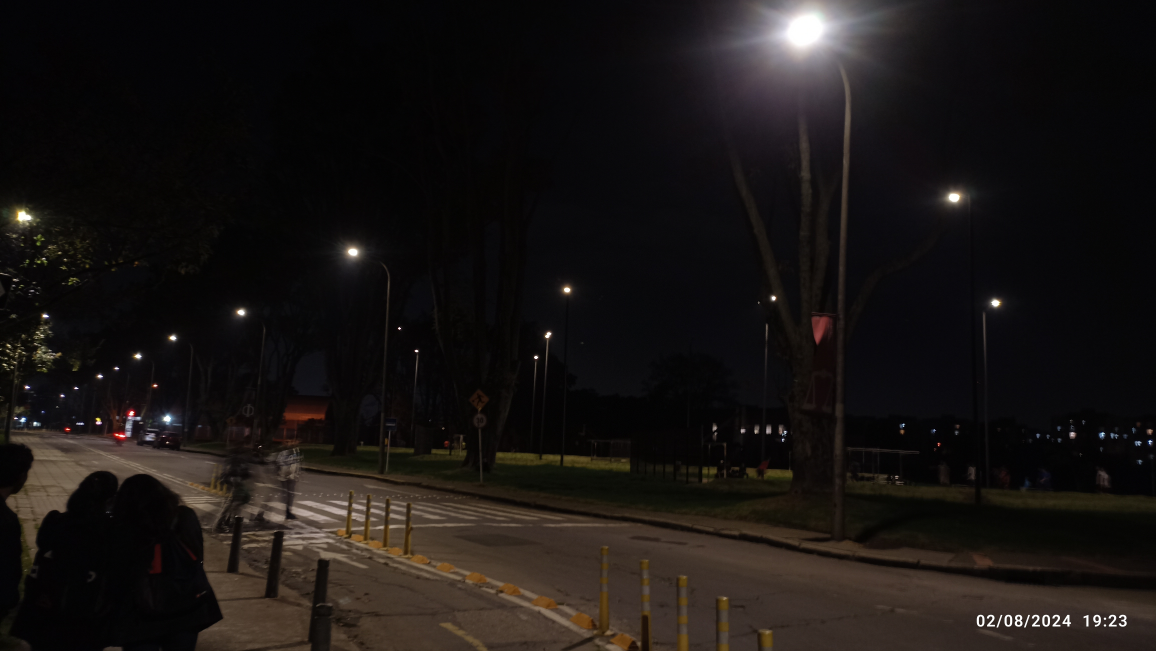
#> input picture Standar candles/DSC_1347.jpg, 4624 x 2604 px (shown at 1/4 size)
$ jupyter execute Image_converted.ipynb
#> lines starting #> are read from the running program, lines starting #| are printed output that depends on the picture
[cell 1]
import cv2 as cv
import numpy as np
import matplotlib.pyplot as plt

# Cargar las imágenes
img_1 = cv.imread("DSC_1347.jpg")
#> img_1 is the input picture: shape (2604, 4624, 3); mean B, G, R 19, 20.7, 24.6
img_2 = cv.imread("DSC_1347.png")
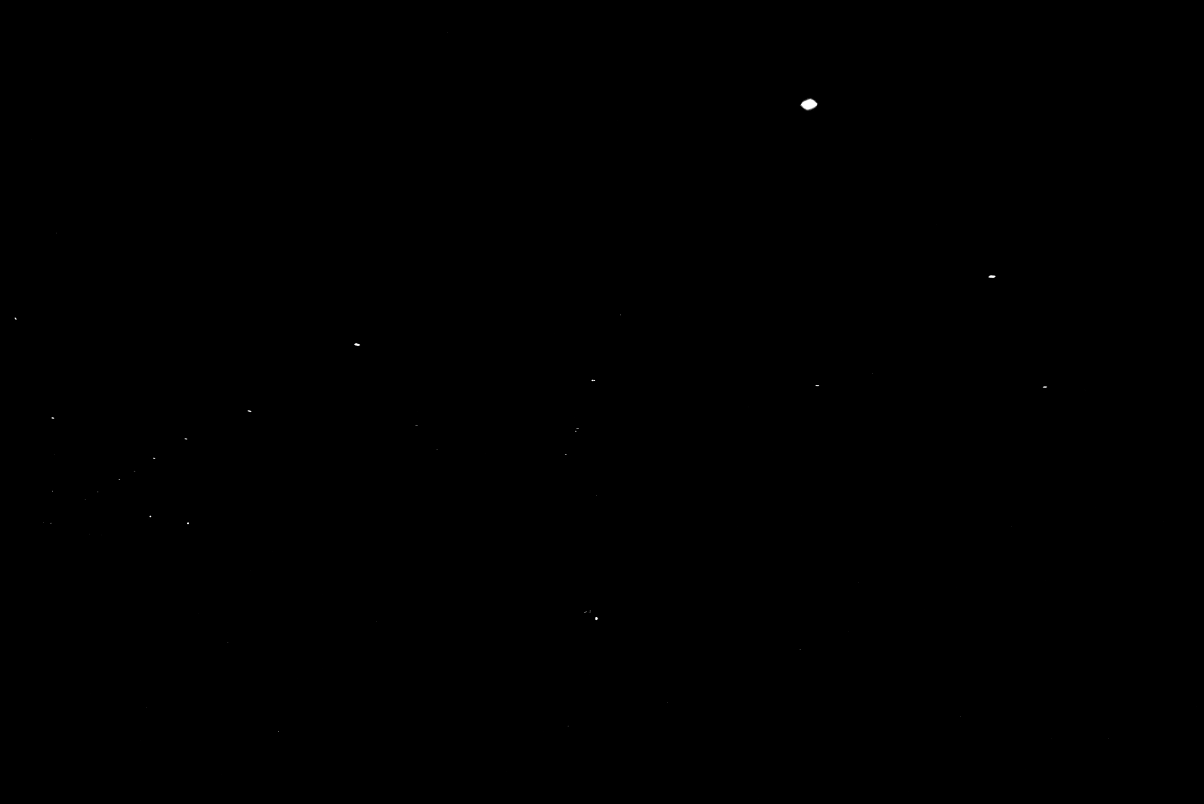
#> input picture Standar candles/DSC_1347.png, 6016 x 4016 px (shown at 1/5 size)
#> img_2 is the input picture: shape (4016, 6016, 3); min 0, max 254, mean 0.1

# Redimensionar las imágenes para que tengan el mismo tamaño
img_1_resized = cv.resize(img_1, (img_2.shape[1], img_2.shape[0]))
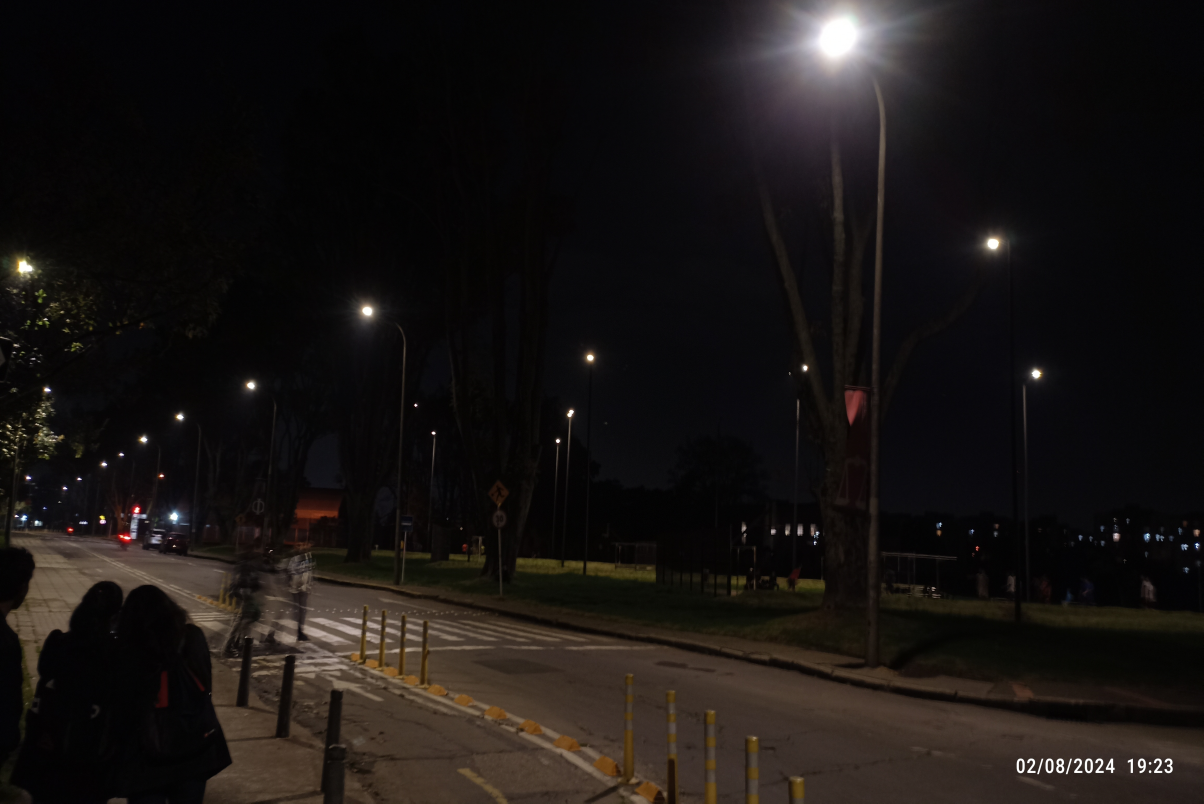
#> img_1_resized: shape (4016, 6016, 3) (shown at 1/5 size); mean B, G, R 18.9, 20.5, 24.5

# Unir las dos imágenes horizontalmente
combined_image = np.concatenate((img_1_resized, img_2), axis=1)

# Mostrar las imágenes
# Mostrar la imagen combinada
plt.imshow(cv.cvtColor(combined_image, cv.COLOR_BGR2RGB))
plt.axis("off")
plt.show()
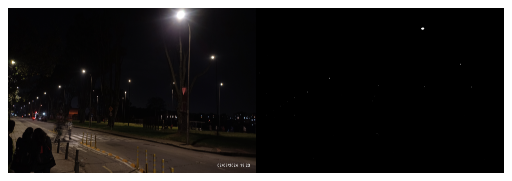
#> figure drawn by matplotlib, 1 panel
